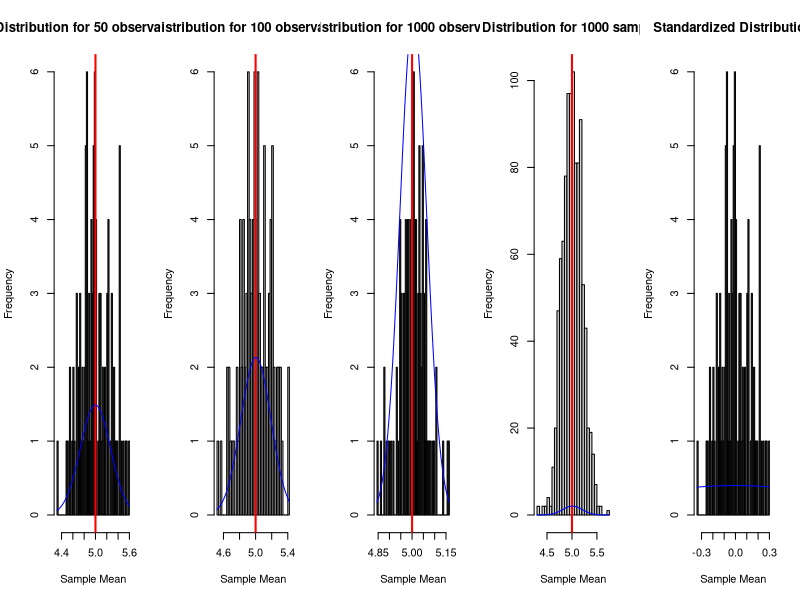

Write the R code that produced this figure.
## ---- chunk 1
knitr::opts_chunk$set(echo = TRUE)
## ---- chunk 2
set.seed(123)

# generate 100 independent random samples of 50 observations from a Normal distribution with mean 5 and variance 4
s_50 = replicate(100, rnorm(n = 50, mean = 5, sd = 2))
# generate 100 independent random samples of 100 observations from a Normal distribution with mean 5 and variance 4
s_100=replicate(100, rnorm(n = 100, mean = 5, sd = 2))
# generate 100 independent random samples of 1000 observations from a Normal distribution with mean 5 and variance 4
s_1000a=replicate(100, rnorm(n = 1000, mean = 5, sd = 2))
# generate 100 independent random samples of 100 observations from a Normal distribution with mean 5 and variance 4
s_1000 =replicate(1000, rnorm(n = 100, mean = 5, sd = 2))
# De-mean and divide by the standard deviation of the population
std_samples=apply(s_50, 2, function(x) (x - 5)/2)

# check the dimensions of the resulting matrix
dim(s_50)
dim(s_100)
dim(s_1000a)
dim(s_1000)

# Calculate the mean across the samples
mean_50 =colMeans(s_50)
mean_100=colMeans(s_100)
mean_1000a=colMeans(s_1000a)
mean_1000=colMeans(s_1000)
mean_std=colMeans(std_samples)


# Divide the plotting area into three panels
par(mfrow = c(1, 5))

# Plot the distribution of the mean for each set of samples
hist(mean_50, breaks = 50, main = "Distribution for 50 observations", xlab = "Sample Mean")
abline(v = 5, col = "red", lwd = 2)
curve(dnorm(x, mean = mean(mean_50), sd = sd(mean_50)), add = TRUE, col = "blue")

hist(mean_100, breaks = 50, main = "Distribution for 100 observations", xlab = "Sample Mean")
abline(v = 5, col = "red", lwd = 2)
curve(dnorm(x, mean = mean(mean_100), sd = sd(mean_100)), add = TRUE, col = "blue")

hist(mean_1000a, breaks = 50, main = "Distribution for 1000 observations", xlab = "Sample Mean")
abline(v = 5, col = "red", lwd = 2)
curve(dnorm(x, mean = mean(mean_1000a), sd = sd(mean_1000a)), add = TRUE, col = "blue")

hist(mean_1000, breaks = 50, main = "Distribution for 1000 samples", xlab = "Sample Mean")
abline(v = 5, col = "red", lwd = 2)
curve(dnorm(x, mean = mean(mean_1000), sd = sd(mean_1000)), add = TRUE, col = "blue")

hist(mean_std, breaks = 50, main = "Standardized Distribution", xlab = "Sample Mean")
curve(dnorm(x, mean = 0, sd = 1), add = TRUE, col = "blue")

